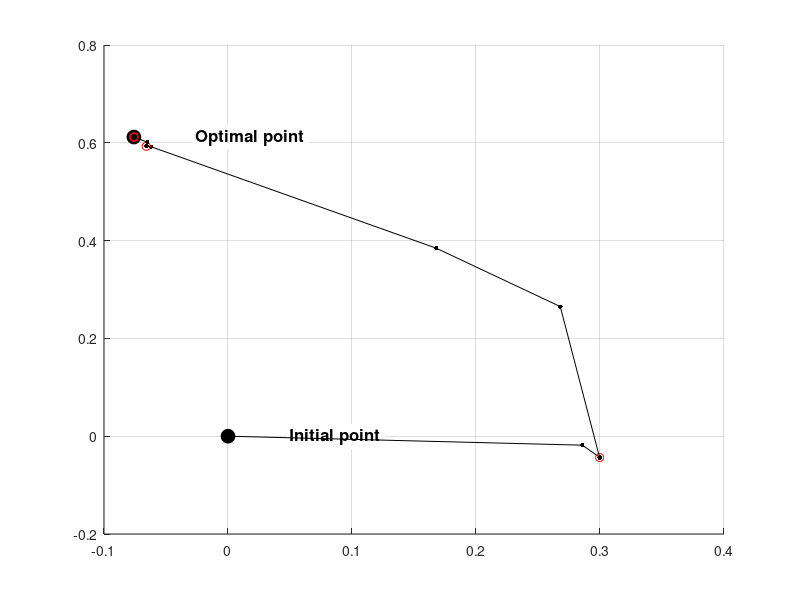

MATLAB code for this plot:
%%%
% MPC-425, Exercise 2
%%%
function ex2

% Problem:
%  min  0.5 * z' * prob.H * z + prob.q' * z
%  s.t. prob.G * z <= prob.d

%% Choose problem parameters
dim   = 2; % Number of optimization variables
speed = 'fast'; % set to 'fast' for fast convergence, and 'slow' to see what's going on
seed  = ceil(100*rand); % Set to any integer to choose the randomly generated problem

[prob,opt] = setupEx2(dim, speed, seed);

% Change this parameter for exercise 2
% opt.mu      = 1e-2;


%%%%%%%%%%%%%%%%%%% THE BARRIER METHOD %%%%%%%%%%%%%%%%%%%
%%%%%%%%%%%%%%%%%%% THE BARRIER METHOD %%%%%%%%%%%%%%%%%%%

% Initialize
kappa = opt.kappa0;
z     = prob.z0;
zprev = z;

% Outer loop
stats.outerIterations = 0;
stats.innerIterations = 0;
tic
while kappa > opt.epsilon % Stop once the barrier term is small
  stats.outerIterations = stats.outerIterations + 1;
  
  % Inner loop (centering step)
  while 1
    stats.innerIterations = stats.innerIterations + 1;
    if any(prob.d-prob.G*z < 0), error('Current point z is not feasible'); end

    %vvvvvvvvvvvvvvvv YOUR CODE HERE vvvvvvvvvvvvvvvvvvv

    % Compute search direction 
    
    %Computing matrix sum(1/(di-giz)2*gi.Tgi)
    sum1 = (repmat(1./(prob.d-prob.G*z).^2, 1, size(z, 1)).*prob.G)'*prob.G;
    
    
    %Computing vector sum(1/(di-giz)*gi.T)
    sum2 = sum((repmat(1./(prob.d-prob.G*z), 1, size(z, 1)).*prob.G), 1)';
    
    % fullHessian*Dz = -fullGrad
    fullHessian = prob.H + kappa*sum1;
    fullGrad = prob.H*z+prob.q+kappa*sum2;
    Dz = -inv(fullHessian)*fullGrad;

    %^^^^^^^^^^^^^^^^ YOUR CODE HERE ^^^^^^^^^^^^^^^^^^^

    if dim == 2, plot([z(1);zprev(1)],[z(2);zprev(2)],'k.-','markersize',10); drawnow; end

    t = 1;

    % Reduce t until z+t*Dz is feasible
    % (Backtrack for feasibility)
    % Use opt.beta / opt.alpha as the backtracking parameters

    while t > opt.epsilon && any(prob.G*(z+t*Dz) > prob.d)
      t = opt.beta*t;
    end

    % Reduce t to minimize f(z+t*Dz)
    % Use opt.beta / opt.alpha as the backtracking parameters

    while t > opt.epsilon
      fup   = prob.f(z+t*Dz) + kappa * prob.phi(z+t*Dz); 
      df    = prob.gradF(z)  + kappa * prob.gradPhi(z);
      fdown = prob.f(z)      + kappa * prob.phi(z) + opt.alpha*t*df'*Dz;

      if fup < fdown, break; end
      t=opt.beta*t;
    end

    % Termination condition
    % We stop if we're no longer making any progress, either because the
    % step size t is very small, or the size of the gradient is very small
    if t < opt.epsilon || norm(Dz) < opt.epsilon, break; end
    
    % Slow down convergence so we can see what's going on
    if opt.slow, t = min([t t/(20*norm(Dz)) ]); end
    
    % Take step
    zprev = z;
    z = z + t*Dz;
  end

  if dim == 2, plot(z(1),z(2),'ro'); drawnow; end

  % Decrease barrier parameter
  kappa = kappa * opt.mu;
end
stats.solveTime = toc;

%%%%%%%%%%%%%%%%%%% THE BARRIER METHOD %%%%%%%%%%%%%%%%%%%
%%%%%%%%%%%%%%%%%%% THE BARRIER METHOD %%%%%%%%%%%%%%%%%%%

%%
% Solve the optimization problem and compare
tic
[zopt,fval,flag] = quadprog(prob.H,prob.q,prob.G,prob.d);
stats.quadprogSolveTime = toc;
if flag ~= 1, error('Could not solve optimization problem'); end

fprintf('---------------------\n');
fprintf('Your optimal cost: %f\n', prob.f(z));
fprintf('True optimal cost: %f\n', fval);
fprintf('Error = %f\n\n', abs(prob.f(z) - fval));


if dim==2
  fprintf('---------------------\n');
  fprintf('Your optimal solution: [%.3f %.3f]\n', z(1), z(2));
  fprintf('True optimal solution: [%.3f %.3f]\n', zopt(1), zopt(2));
  fprintf('Norm of error = %f\n\n', norm(z-zopt));
end

fprintf('---------------------\n');
fprintf('Solution statistics:\n');
fprintf('  Number of outer iterations:         %i\n', stats.outerIterations);
fprintf('  Total number of inner iterations: %.2f\n', stats.innerIterations);
fprintf('  Solve time:                         %.2f seconds\n', stats.solveTime);
fprintf('  Matlab solve time:                  %.2f seconds\n', stats.quadprogSolveTime);


end

function [prob, opt] = setupEx2(dim, speed, seed)
%
% Setup a random quadratic program
%

%% Create a random quadratic program with dim variables
prob = randomQP(dim, seed);

%% Plot the problem
if dim == 2
  plotOptimization(prob);
end

%% Barrier method parameters
% Select 'true' for slow convergence, so you can see the central path.
% Select 'false' for standard, fast convergence
opt = setBarrierParameters(strncmp(speed, 'slow', 1));

end

%% Set the optimization parameters
function opt = setBarrierParameters(isSlow)
if isSlow
  % Use these parameters for "slow" convergence, so you can see the central path
  opt.kappa0  = 100;   % Initial value of barrier parameter
  opt.alpha   = 0.02;  % Line search parameters
  opt.beta    = 0.9;
  opt.mu      = 0.8;   % Decrease rate for barrier parameter
  opt.epsilon = 1e-3;  % Optimality tolerance
  opt.slow    = true;
else
  % Use these parameters for "fast" convergence, to solve the optimization problem
  opt.kappa0  = 1;
  opt.alpha   = 0.02;
  opt.beta    = 0.7;
  opt.mu      = 1e-2;
  opt.epsilon = 1e-8;
  opt.slow    = false;
end
end

%% Plot the optimization problem (if it is 2D)
function plotOptimization(prob)
if prob.dim ~= 2
  fprintf('Can only plot two dimensional optimization problems\n');
  return
end
clf; hold on; grid on;
try
  plot(polytope(prob.G,prob.d),struct('shade',0,'linewidth',3))
  %plotPolyLine(polytope(prob.G,prob.d),'k',3);
  
  %[X,Y] = gridPolytope(polytope(prob.G,prob.d),50);
  [B,l,u]=bounding_box(polytope(prob.G,prob.d));
  [X,Y] = meshgrid(linspace(l(1)-0.1,u(1)+0.1,50),linspace(l(2)-0.1,u(2)+0.1,50));
  F = 0*X;
  for i = 1:size(X,1)
    for j = 1:size(X,2)
      z = [X(i,j);Y(i,j)];
      F(i,j) = prob.f(z);
    end
  end
  contour(X,Y,F,20);
catch
  warning('Could not plot the constraints - possibly MPT is not installed?');
end

% Compute optimal solution and plot
try
  [zopt,fval,flag] = quadprog(prob.H,prob.q,prob.G,prob.d);
  if flag ~= 1, error('Could not solve optimization problem'); end
  plot(zopt(1),zopt(2),'ko','markersize',10,'markerfacecolor','k');
  text(zopt(1)+0.05,zopt(2),'Optimal point','fontweight','bold','fontsize',12,'backgroundcolor','w');
  plot(prob.z0(1),prob.z0(2),'ko','markersize',10,'markerfacecolor','k');
  text(prob.z0(1)+0.05,prob.z0(2),'Initial point','fontweight','bold','fontsize',12,'backgroundcolor','w');
catch
  warning('Could not compute the optimal solution - possibly optimization toolbox isn''t installed?');
end

% Compute analytic center and plot
try
  x = sdpvar(size(prob.G,2),1);
  dd = solvesdp([prob.d-prob.G*x >= 0], -geomean(prob.d-prob.G*x));
  if dd.problem ~= 0, error('Could not compute analytic center'); end
  x = double(x);
  plot(x(1),x(2),'ko','markersize',10,'markerfacecolor','k');
  text(x(1)+0.05,x(2),'Analytic center','fontweight','bold','fontsize',12,'backgroundcolor','w');
  axis tight
catch
  warning('Could not compute analytic center - possibly YALMIP isn''t installed?');
end

end

%% Create a random quadratic program
function prob = randomQP(dim, seed)

% Number of optimization variables
prob.dim = dim;

% Set the seed of the random generator so we can get the same 'random'
% problem twice if we want
randn('state',seed);

% Create the problem
%  min  0.5 z'Hz + q'z s.t. Gx <= d
prob.G  = randn(5*dim,dim);
prob.d  = ones(5*dim,1);
prob.H  = randn(dim); prob.H = prob.H * prob.H';
prob.q  = randn(dim,1);

% We've chosen d = 1, so the point 0 is always in the interior of the
% constraints
prob.z0 = zeros(dim,1);

% Helper functions
prob.f       = @(z) 0.5*z'*prob.H*z + prob.q'*z;
prob.gradF   = @(z) prob.H*z + prob.q;
prob.phi     = @(z) sum(-log(prob.d-prob.G*z));
prob.gradPhi = @(z) prob.G'*diag(1./(prob.d-prob.G*z))*ones(length(prob.d),1);

end
